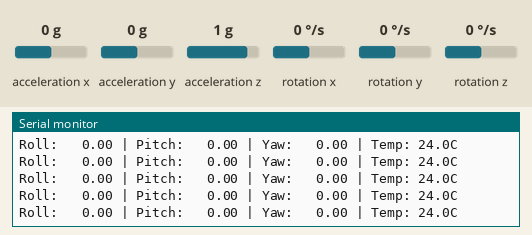
This sketch was run on a simulated ESP32. Shown: the last lines printed to the serial monitor. Wiring (inferred from the names in the program): MPU-6050 motion sensor at I2C address 0x68. The inputs (shaded band) are chosen by the test bench; at power-on: acceleration x 0 g, acceleration y 0 g, rotation y 0 °/s, rotation x 0 °/s, rotation z 0 °/s, acceleration z 1 g.

Above: at 5.3 s.
5.4 s: acceleration x set to -1.4 g
At 6.4 s:
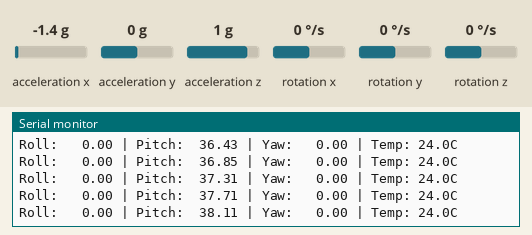
7.0 s: acceleration y set to -1.4 g
At 8.0 s:
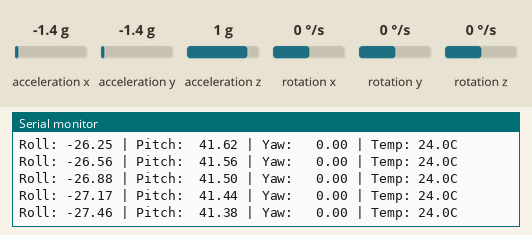
8.5 s: rotation y set to -192 °/s
At 9.0 s:
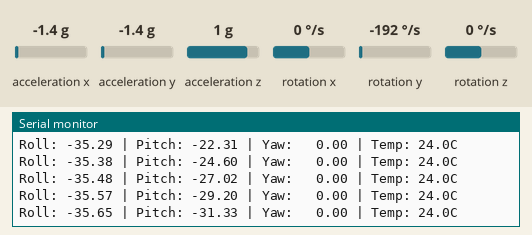
10.2 s: rotation x set to 100 °/s
At 11.3 s:
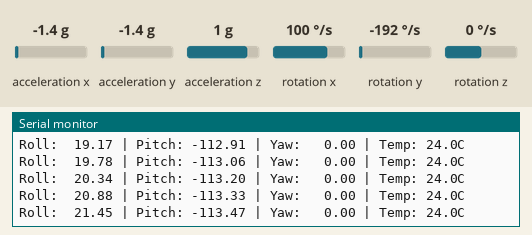
12.0 s: rotation z set to -192 °/s
At 12.6 s:
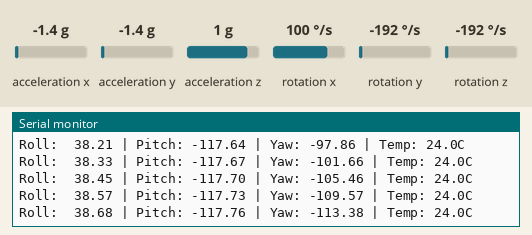
13.5 s: acceleration y set to 0.8 g
At 14.6 s:
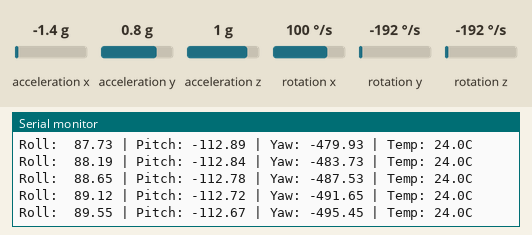
Timing chart, 0 to 16.5 s (numbered marks = the images above; inputs shaded):
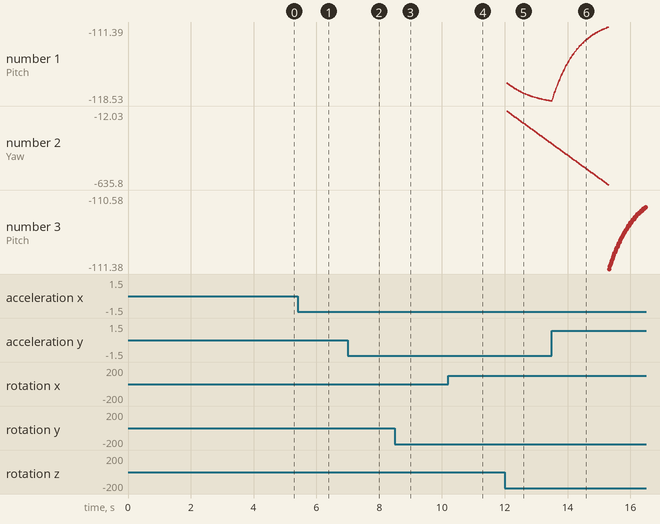

Measured:
- after the input at 5.4 s, the serial monitor: prints a new line at once (image 1)

The sketch:

IMU.ino
```cpp
#include <Wire.h>
#include <math.h>

const uint8_t MPU_ADDR = 0x68;
const uint8_t REG_PWR_MGMT_1   = 0x6B;
const uint8_t REG_SMPLRT_DIV   = 0x19;
const uint8_t REG_CONFIG       = 0x1A;
const uint8_t REG_GYRO_CONFIG  = 0x1B;
const uint8_t REG_ACCEL_CONFIG = 0x1C;
const uint8_t REG_ACCEL_XOUT_H = 0x3B;

const float ACCEL_SCALE = 8192.0f;
const float GYRO_SCALE  = 65.5f;

float ax_offset = 0, ay_offset = 0, az_offset = 0;
float gx_offset = 0, gy_offset = 0, gz_offset = 0;
float base_temp = 25.0f;

float roll = 0.0f;
float pitch = 0.0f;
float yaw = 0.0f;

// Timing & Filter Tuning
unsigned long last_time_us = 0;
const float ALPHA = 0.98f;
const float GYRO_DEADZONE = 0.08f;

void writeRegister(uint8_t reg, uint8_t val) {
  Wire.beginTransmission(MPU_ADDR);
  Wire.write(reg);
  Wire.write(val);
  Wire.endTransmission(true);
}

void readRawData(int16_t &ax, int16_t &ay, int16_t &az, int16_t &temp, int16_t &gx, int16_t &gy, int16_t &gz) {
  Wire.beginTransmission(MPU_ADDR);
  Wire.write(REG_ACCEL_XOUT_H);
  Wire.endTransmission(false);
  Wire.requestFrom(MPU_ADDR, (uint8_t)14, (uint8_t)true);

  ax   = (Wire.read() << 8) | Wire.read();
  ay   = (Wire.read() << 8) | Wire.read();
  az   = (Wire.read() << 8) | Wire.read();
  temp = (Wire.read() << 8) | Wire.read();
  gx   = (Wire.read() << 8) | Wire.read();
  gy   = (Wire.read() << 8) | Wire.read();
  gz   = (Wire.read() << 8) | Wire.read();
}

void calibrateSensor(int samples = 1000) {
  long sum_ax = 0, sum_ay = 0, sum_az = 0;
  long sum_gx = 0, sum_gy = 0, sum_gz = 0;
  long sum_temp = 0;

  Serial.println("Calibrating... Keep MPU-6050 flat and completely still.");
  delay(500);

  for (int i = 0; i < samples; i++) {
    int16_t ax, ay, az, temp, gx, gy, gz;
    readRawData(ax, ay, az, temp, gx, gy, gz);

    sum_ax += ax;
    sum_ay += ay;
    sum_az += (az - (int16_t)ACCEL_SCALE);
    sum_gx += gx;
    sum_gy += gy;
    sum_gz += gz;
    sum_temp += temp;

    delay(2);
  }

  ax_offset = (float)sum_ax / samples;
  ay_offset = (float)sum_ay / samples;
  az_offset = (float)sum_az / samples;
  gx_offset = (float)sum_gx / samples;
  gy_offset = (float)sum_gy / samples;
  gz_offset = (float)sum_gz / samples;
  base_temp = ((float)sum_temp / samples) / 340.0f + 36.53f;

  Serial.println("Calibration complete!");
}

void setup() {
  Serial.begin(115200);
  Wire.begin(21, 22);
  Wire.setClock(400000);


  writeRegister(REG_PWR_MGMT_1, 0x01);
  delay(100);


  writeRegister(REG_CONFIG, 0x03);


  writeRegister(REG_SMPLRT_DIV, 0x04);


  writeRegister(REG_GYRO_CONFIG, 0x08);
  writeRegister(REG_ACCEL_CONFIG, 0x08);

  calibrateSensor(1000);

  int16_t ax, ay, az, temp, gx, gy, gz;
  readRawData(ax, ay, az, temp, gx, gy, gz);
  float fax = (ax - ax_offset) / ACCEL_SCALE;
  float fay = (ay - ay_offset) / ACCEL_SCALE;
  float faz = (az - az_offset) / ACCEL_SCALE;

  roll  = atan2(fay, sqrt(fax * fax + faz * faz)) * 180.0f / PI;
  pitch = atan2(-fax, sqrt(fay * fay + faz * faz)) * 180.0f / PI;

  last_time_us = micros();
}

void loop() {
  int16_t raw_ax, raw_ay, raw_az, raw_temp, raw_gx, raw_gy, raw_gz;
  readRawData(raw_ax, raw_ay, raw_az, raw_temp, raw_gx, raw_gy, raw_gz);

  unsigned long now_us = micros();
  float dt = (now_us - last_time_us) / 1000000.0f;
  last_time_us = now_us;

  float current_temp = (raw_temp / 340.0f) + 36.53f;
  float temp_delta = current_temp - base_temp;

  float gx_comp = ((raw_gx - gx_offset) / GYRO_SCALE) - (temp_delta * 0.03f);
  float gy_comp = ((raw_gy - gy_offset) / GYRO_SCALE) - (temp_delta * 0.03f);
  float gz_comp = ((raw_gz - gz_offset) / GYRO_SCALE) - (temp_delta * 0.03f);

  float ax_comp = ((raw_ax - ax_offset) / ACCEL_SCALE) - (temp_delta * 0.0005f);
  float ay_comp = ((raw_ay - ay_offset) / ACCEL_SCALE) - (temp_delta * 0.0005f);
  float az_comp = ((raw_az - az_offset) / ACCEL_SCALE) - (temp_delta * 0.0005f);

  if (fabs(gx_comp) < GYRO_DEADZONE) gx_comp = 0.0f;
  if (fabs(gy_comp) < GYRO_DEADZONE) gy_comp = 0.0f;
  if (fabs(gz_comp) < GYRO_DEADZONE) gz_comp = 0.0f;

  float accel_roll  = atan2(ay_comp, sqrt(ax_comp * ax_comp + az_comp * az_comp)) * 180.0f / PI;
  float accel_pitch = atan2(-ax_comp, sqrt(ay_comp * ay_comp + az_comp * az_comp)) * 180.0f / PI;

  float accel_mag = sqrt(ax_comp * ax_comp + ay_comp * ay_comp + az_comp * az_comp);
  float alpha = (fabs(accel_mag - 1.0f) > 0.15f) ? 0.998f : ALPHA;

  roll  = alpha * (roll  + gx_comp * dt) + (1.0f - alpha) * accel_roll;
  pitch = alpha * (pitch + gy_comp * dt) + (1.0f - alpha) * accel_pitch;
  yaw  += gz_comp * dt;

  static unsigned long last_print = 0;
  if (millis() - last_print >= 20) {
    last_print = millis();
    Serial.printf("Roll: %6.2f | Pitch: %6.2f | Yaw: %6.2f | Temp: %.1fC\n", roll, pitch, yaw, current_temp);
  }
}
```
